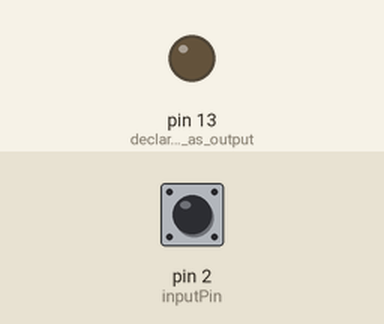
Simulated run of this sketch. Board: Arduino Uno, built with avr-gcc and run on an emulated ATmega328P. Parts: output pins drawn as LEDs (lit = HIGH). The test bench sets the inputs (shaded band); at power-on: pin 2 (inputPin) HIGH.

Above: at 1.2 s.
1.3 s: pin 2 (inputPin) pulled LOW for 0.15 s
At 2.4 s:
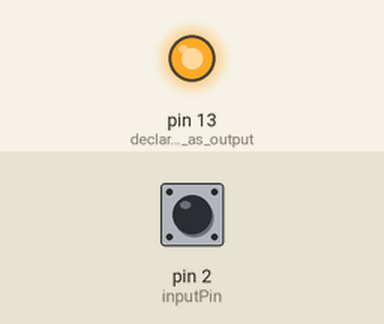
Timing chart, 0 to 4.3 s (numbered marks = the images above; inputs shaded):
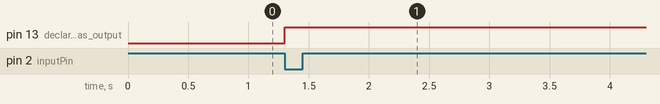

Measured:
- after the input at 1.3 s, pin 13 (declare_LED_pin_as_output): LOW → HIGH at once

The sketch:

ch02_pushbutton.ino
```cpp
/*
 * Pushbutton sketch
 * a switch connected to digital pin 2 lights the built-in LED
 */

const int inputPin = 2;           // choose the input pin (for a pushbutton)

void setup()
{
  pinMode(LED_BUILTIN, OUTPUT);     // declare LED pin as output
  pinMode(inputPin, INPUT_PULLUP);  // declare pushbutton pin as input
}

void loop()
{
  int val = digitalRead(inputPin);  // read input value
  if (val == LOW)                   // Input is LOW when the button is pressed
  {
    digitalWrite(LED_BUILTIN, HIGH); // turn LED on if switch is pressed
  }
}
```
